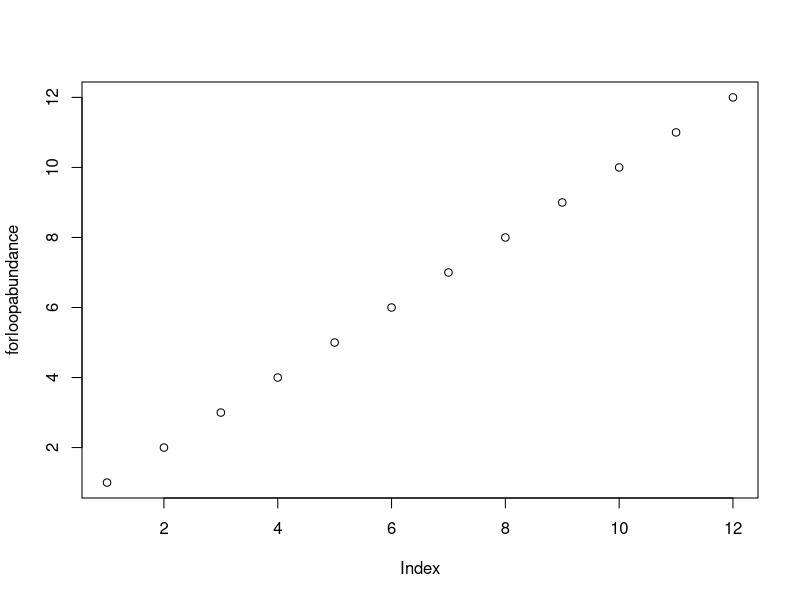

R code for this plot:
###Part 1: Practice writing "for loops"

#Step 1: I will be writing a "for loop" to the console 10 times
for( i in seq(1,10)){
  print("hi")
}

#Step 2: I will be writing a "for loop" representing the money Tim will have in 8 weeks.
#given: he starts with $10, he gets $5 a week, and each week he spends 2x$1.34 on gum

TimStartMon <- 10  #start money
WeeklyAllowance <- 5  #Allowance per week
GumMoney <- 2.68   #Subtract this amount from each week
FinalMoney <- TimStartMon #final amount after each loop/week
for(i in (1:8)){
  FinalMoney <- FinalMoney + WeeklyAllowance - GumMoney
  print(FinalMoney)
}

# SMF COMMENTS: Line 20 gives an error message because "final" is not a defined variable.
# SMF COMMENTS: Instead, you needed it to be "finalmoney".  Additionally, i should NOT be 
# SMF COMMENTS: added to the tally.  Instead, the result of line 21's calculation should be
# SMF COMMENTS: used to update the tally.

#Step 3: expected population size after 7 years
annualdecr <- .05 #pop. will decr. 5% per year
initialpop <- 2000
finalpop <- initialpop

for(i in seq(1,7)){
  finalpop <- (finalpop - (annualdecr * ( finalpop)))
  print(finalpop)
}

#Step 4: discrete-time logistic growth equation to measure pop. abundance over time
InitPopulation <- 2500
CarryCap <- 10000 #envio carrying capacity
IntGrowthRate <- 0.8
FinalPopulation <- InitPopulation  #final population size after each time through the loop

for(i in seq(1,12)){
  FinalPopulation <- (FinalPopulation + (IntGrowthRate * FinalPopulation * ((CarryCap - FinalPopulation) / CarryCap)))
  print(FinalPopulation)                                   
}

### Part 2: "for loops" and storing data produced by loops in arrays
#step 5: array indexing
#step 5a: rep (replicate) command to make vector command of 18 zeros
repdata <- rep(0, 18) #replicate 0 for 18 times
repdata

#step 5b: "for loop" that shows multiples of 3 in vector
for(i in seq(1,18)){
  repdata[i] <- 3*i
  print(repdata[i])
}

#step 5c: indexing column 1 in a row of zeros and changing it to a 1
repdata <- rep(0,18)
repdata[1] <- 1
repdata

#step 5d: "for loop" where every position is equal to one plus the previous value
for(i in (2:18)){
  repdata[i] <- (1 + (2 * repdata[i-1])) 
  print(repdata)
}

# SMF COMMENTS: The goal of 5d was to store the data in the vector you made prior
# SMF COMMENTS: to the loop.  Instead of what you had, right after line 64 you could 
# SMF COMMENTS: have started your loop.  Here's a hint that is NOT complete:
# SMF COMMENTS:     for ( i in 2:18 ) {
# SMF COMMENTS:       repdata[i] <- # WHAT GOES HERE?
# SMF COMMENTS:     }
# SMF COMMENTS:     print(repdata)
# SMF COMMENTS: That could have replaced lines 65-74


#step 6: Fibonnaci Sequence problem
#Below I will be writing a for loop that makes a vector of the first 20 fibonacci numbers, starting at 0
repdata <- rep(0, 20)
repdata[2] <- 1
for(i in (3:length(repdata))){
  repdata[i] <- repdata[i-2] + repdata[i-1]
}
print(repdata)

# SMF COMMENTS: Lines 90 and beyond don't work because the object Final6 is not defined.
# SMF COMMENTS: perhaps in line 88 you meant to create Final6 rather than "repdata"?
# SMF COMMENTS: Also, line 92 then overwrites the object; line 92 should be deleted.
# SMF COMMENTS: Line 91 is unnecessary and should be deleted; your for loop takes care of
# SMF COMMENTS: position 3 already.

# SMF COMMENTS: The print statement should be after (outside) the for loop, since it prints
# SMF COMMENTS: the entire vector.

#step 7: Redoing step 4, but now storing all the data.
#below I am storing step 4's for loop output as "forloop4"
InitPopulation <- 2500
CarryCap <- 10000 #envio carrying capacity
IntGrowthRate <- 0.8
FinalPopulation <- InitPopulation  #final population size after each time through the loop

forloopabundance <- for(i in seq(1,12)){
  FinalPopulation <- (FinalPopulation + (IntGrowthRate * FinalPopulation * ((CarryCap - FinalPopulation) / CarryCap)))
  print(FinalPopulation)                                   
}

TimeProblem7 <- 1:12

plot(TimeProblem7, forloopabundance) #plotting the results

# SMF COMMENTS: There are several problems with lines 112-122.  First and foremost, perhaps,
# SMF COMMENTS: keep in mind that the "for" command does not actually return anything.  
# SMF COMMENTS: Thus, your objects named "forloopabundance" and "forlooptime" are empty.
# SMF COMMENTS: The calculation used to figure out "FinalPopulation" in line 113 is what
# SMF COMMENTS: needs to be stored in a vector of data on abundances.  For time, you could 
# SMF COMMENTS: simply have time <- 1:12
